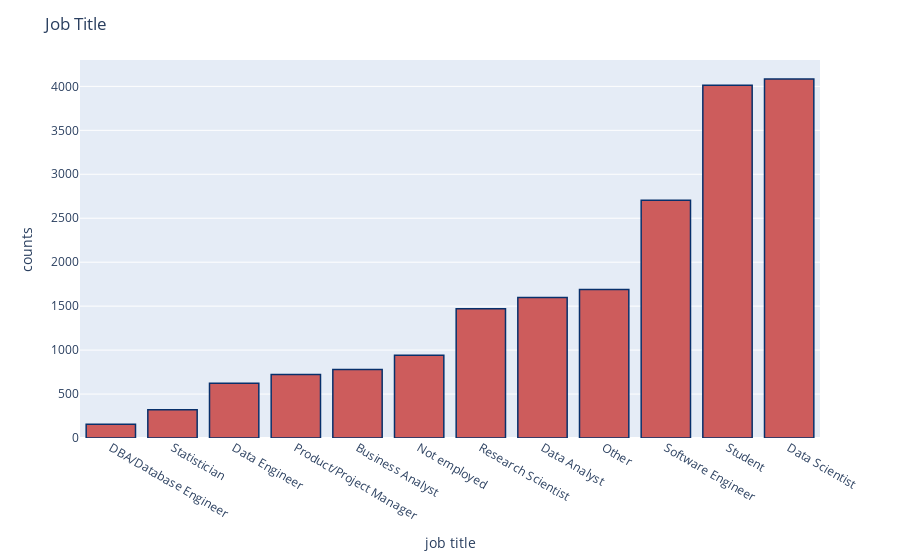

The cell this chart's notebook holds for it:
### Markdown cell above
Job title vs respondent distribution.

### Code cell
job_count= pd.DataFrame({'job title':df["job title"].value_counts().index, 'counts':df["job title"].value_counts().values}).sort_values("counts")
fig = px.bar(job_count, x='job title', y='counts')
fig.update_traces(marker_color="indianred",marker_line_color='rgb(8,48,107)',
                  marker_line_width=1.5)
fig.update_layout(title_text='Job Title')
py.plot(fig, filename="job.html")
fig.show()

### Figure 1 — Plotly figure (JSON) as saved in the notebook; plotly's stock layout.template omitted (floating-point values rounded to 4 significant figures)
{"data": [{"alignmentgroup": "True", "hovertemplate": "job title=%{x}<br>counts=%{y}<extra></extra>", "legendgroup": "", "marker": {"color": "indianred", "line": {"color": "rgb(8,48,107)", "width": 1.5}, "pattern": {"shape": ""}}, "name": "", "offsetgroup": "", "orientation": "v", "showlegend": false, "textposition": "auto", "type": "bar", "x": ["DBA/Database Engineer", "Statistician", "Data Engineer", "Product/Project Manager", "Business Analyst", "Not employed", "Research Scientist", "Data Analyst", "Other", "Software Engineer", "Student", "Data Scientist"], "xaxis": "x", "y": [156, 322, 624, 723, 778, 942, 1470, 1598, 1690, 2705, 4014, 4085], "yaxis": "y"}], "layout": {"barmode": "relative", "legend": {"tracegroupgap": 0}, "margin": {"t": 60}, "title": {"text": "Job Title"}, "xaxis": {"anchor": "y", "domain": [0, 1], "title": {"text": "job title"}}, "yaxis": {"anchor": "x", "domain": [0, 1], "title": {"text": "counts"}}}}
